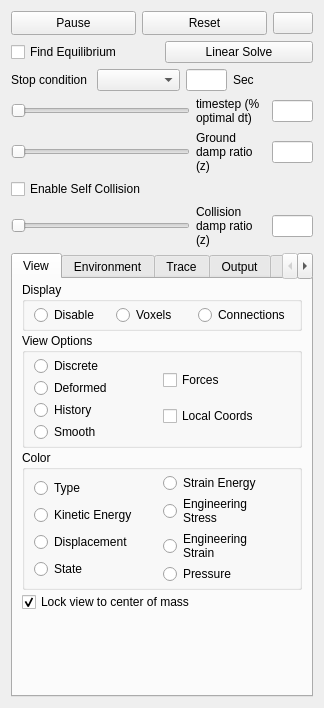
<?xml version="1.0" encoding="UTF-8"?>
<ui version="4.0">
 <class>PhysicsDialog</class>
 <widget class="QWidget" name="PhysicsDialog">
  <property name="geometry">
   <rect>
    <x>0</x>
    <y>0</y>
    <width>324</width>
    <height>708</height>
   </rect>
  </property>
  <property name="windowTitle">
   <string>Form</string>
  </property>
  <layout class="QVBoxLayout" name="verticalLayout_6">
   <item>
    <layout class="QHBoxLayout" name="horizontalLayout_6">
     <item>
      <widget class="QPushButton" name="PauseButton">
       <property name="minimumSize">
        <size>
         <width>0</width>
         <height>24</height>
        </size>
       </property>
       <property name="text">
        <string>Pause</string>
       </property>
      </widget>
     </item>
     <item>
      <widget class="QPushButton" name="ResetButton">
       <property name="minimumSize">
        <size>
         <width>0</width>
         <height>24</height>
        </size>
       </property>
       <property name="text">
        <string>Reset</string>
       </property>
      </widget>
     </item>
     <item>
      <widget class="QPushButton" name="RecordButton">
       <property name="sizePolicy">
        <sizepolicy hsizetype="Fixed" vsizetype="Fixed">
         <horstretch>0</horstretch>
         <verstretch>0</verstretch>
        </sizepolicy>
       </property>
       <property name="text">
        <string/>
       </property>
       <property name="icon">
        <iconset resource="../../VoxCad.qrc">
         <normaloff>:/Icons/assets/Icons/Record.png</normaloff>:/Icons/assets/Icons/Record.png</iconset>
       </property>
       <property name="checkable">
        <bool>true</bool>
       </property>
      </widget>
     </item>
    </layout>
   </item>
   <item>
    <layout class="QHBoxLayout" name="horizontalLayout_16">
     <item>
      <widget class="QCheckBox" name="UseEquilibriumCheck">
       <property name="toolTip">
        <string>Accelerates the simulation to find the equilibrium position quickly</string>
       </property>
       <property name="text">
        <string>Find Equilibrium</string>
       </property>
      </widget>
     </item>
     <item>
      <widget class="QPushButton" name="SolveButton">
       <property name="text">
        <string>Linear Solve</string>
       </property>
      </widget>
     </item>
    </layout>
   </item>
   <item>
    <layout class="QHBoxLayout" name="horizontalLayout_15">
     <item>
      <widget class="QLabel" name="label_11">
       <property name="sizePolicy">
        <sizepolicy hsizetype="Preferred" vsizetype="Preferred">
         <horstretch>0</horstretch>
         <verstretch>0</verstretch>
        </sizepolicy>
       </property>
       <property name="minimumSize">
        <size>
         <width>0</width>
         <height>0</height>
        </size>
       </property>
       <property name="maximumSize">
        <size>
         <width>80</width>
         <height>16777215</height>
        </size>
       </property>
       <property name="toolTip">
        <string>Percent of optimal timestep to run at. [0-1.0+]
Greater values speed up the simulation, but &gt;1.0
can be unstable.</string>
       </property>
       <property name="text">
        <string>Stop condition</string>
       </property>
       <property name="wordWrap">
        <bool>true</bool>
       </property>
      </widget>
     </item>
     <item>
      <widget class="QComboBox" name="StopSelectCombo">
       <property name="toolTip">
        <string>Sets a condition for auto-stopping the simulation</string>
       </property>
      </widget>
     </item>
     <item>
      <widget class="QLineEdit" name="StopValueEdit">
       <property name="enabled">
        <bool>true</bool>
       </property>
       <property name="sizePolicy">
        <sizepolicy hsizetype="Fixed" vsizetype="Fixed">
         <horstretch>0</horstretch>
         <verstretch>0</verstretch>
        </sizepolicy>
       </property>
       <property name="minimumSize">
        <size>
         <width>41</width>
         <height>0</height>
        </size>
       </property>
       <property name="maximumSize">
        <size>
         <width>41</width>
         <height>16777215</height>
        </size>
       </property>
       <property name="acceptDrops">
        <bool>false</bool>
       </property>
       <property name="toolTip">
        <string>The value of selected auto-stopping condition to trigger a stop.</string>
       </property>
      </widget>
     </item>
     <item>
      <widget class="QLabel" name="StopValueLabel">
       <property name="sizePolicy">
        <sizepolicy hsizetype="Preferred" vsizetype="Preferred">
         <horstretch>0</horstretch>
         <verstretch>0</verstretch>
        </sizepolicy>
       </property>
       <property name="minimumSize">
        <size>
         <width>0</width>
         <height>0</height>
        </size>
       </property>
       <property name="maximumSize">
        <size>
         <width>80</width>
         <height>16777215</height>
        </size>
       </property>
       <property name="toolTip">
        <string>Percent of optimal timestep to run at. [0-1.0+]
Greater values speed up the simulation, but &gt;1.0
can be unstable.</string>
       </property>
       <property name="text">
        <string>Sec</string>
       </property>
       <property name="wordWrap">
        <bool>true</bool>
       </property>
      </widget>
     </item>
    </layout>
   </item>
   <item>
    <layout class="QHBoxLayout" name="horizontalLayout_3">
     <item>
      <widget class="QSlider" name="dtSlider">
       <property name="sizePolicy">
        <sizepolicy hsizetype="Expanding" vsizetype="Fixed">
         <horstretch>0</horstretch>
         <verstretch>0</verstretch>
        </sizepolicy>
       </property>
       <property name="minimumSize">
        <size>
         <width>120</width>
         <height>0</height>
        </size>
       </property>
       <property name="toolTip">
        <string>Percent of optimal timestep to run at. [0-1.0+]
Greater values speed up the simulation, but &gt;1.0
can be unstable.</string>
       </property>
       <property name="maximum">
        <number>100</number>
       </property>
       <property name="singleStep">
        <number>1</number>
       </property>
       <property name="orientation">
        <enum>Qt::Horizontal</enum>
       </property>
      </widget>
     </item>
     <item>
      <widget class="QLabel" name="label">
       <property name="sizePolicy">
        <sizepolicy hsizetype="Preferred" vsizetype="Preferred">
         <horstretch>0</horstretch>
         <verstretch>0</verstretch>
        </sizepolicy>
       </property>
       <property name="minimumSize">
        <size>
         <width>70</width>
         <height>0</height>
        </size>
       </property>
       <property name="maximumSize">
        <size>
         <width>80</width>
         <height>16777215</height>
        </size>
       </property>
       <property name="toolTip">
        <string>Percent of optimal timestep to run at. [0-1.0+]
Greater values speed up the simulation, but &gt;1.0
can be unstable.</string>
       </property>
       <property name="text">
        <string>timestep (%  optimal dt)</string>
       </property>
       <property name="wordWrap">
        <bool>true</bool>
       </property>
      </widget>
     </item>
     <item>
      <widget class="QLineEdit" name="dtEdit">
       <property name="enabled">
        <bool>true</bool>
       </property>
       <property name="sizePolicy">
        <sizepolicy hsizetype="Fixed" vsizetype="Fixed">
         <horstretch>0</horstretch>
         <verstretch>0</verstretch>
        </sizepolicy>
       </property>
       <property name="minimumSize">
        <size>
         <width>41</width>
         <height>0</height>
        </size>
       </property>
       <property name="maximumSize">
        <size>
         <width>41</width>
         <height>16777215</height>
        </size>
       </property>
       <property name="acceptDrops">
        <bool>false</bool>
       </property>
       <property name="toolTip">
        <string>Percent of optimal timestep to run at. [0-1.0+]
Greater values speed up the simulation, but &gt;1.0
can be unstable.</string>
       </property>
      </widget>
     </item>
    </layout>
   </item>
   <item>
    <layout class="QHBoxLayout" name="horizontalLayout_9">
     <item>
      <widget class="QSlider" name="GNDDampSlider">
       <property name="sizePolicy">
        <sizepolicy hsizetype="Expanding" vsizetype="Fixed">
         <horstretch>0</horstretch>
         <verstretch>0</verstretch>
        </sizepolicy>
       </property>
       <property name="minimumSize">
        <size>
         <width>120</width>
         <height>0</height>
        </size>
       </property>
       <property name="toolTip">
        <string>Damping ratio relative to ground [0-0.1+].
0 represents a vacuum, larger values
represent a more viscous fluid environment.</string>
       </property>
       <property name="maximum">
        <number>100</number>
       </property>
       <property name="singleStep">
        <number>1</number>
       </property>
       <property name="orientation">
        <enum>Qt::Horizontal</enum>
       </property>
      </widget>
     </item>
     <item>
      <widget class="QLabel" name="label_9">
       <property name="minimumSize">
        <size>
         <width>70</width>
         <height>0</height>
        </size>
       </property>
       <property name="maximumSize">
        <size>
         <width>80</width>
         <height>16777215</height>
        </size>
       </property>
       <property name="toolTip">
        <string>Damping ratio relative to ground [0-0.1+].
0 represents a vacuum, larger values
represent a more viscous fluid environment.</string>
       </property>
       <property name="text">
        <string>Ground damp ratio (z)</string>
       </property>
       <property name="wordWrap">
        <bool>true</bool>
       </property>
       <property name="indent">
        <number>-2</number>
       </property>
      </widget>
     </item>
     <item>
      <widget class="QLineEdit" name="GNDDampEdit">
       <property name="enabled">
        <bool>true</bool>
       </property>
       <property name="sizePolicy">
        <sizepolicy hsizetype="Fixed" vsizetype="Fixed">
         <horstretch>0</horstretch>
         <verstretch>0</verstretch>
        </sizepolicy>
       </property>
       <property name="minimumSize">
        <size>
         <width>41</width>
         <height>0</height>
        </size>
       </property>
       <property name="maximumSize">
        <size>
         <width>41</width>
         <height>16777215</height>
        </size>
       </property>
       <property name="toolTip">
        <string>Damping ratio relative to ground [0-0.1+].
0 represents a vacuum, larger values
represent a more viscous fluid environment.</string>
       </property>
      </widget>
     </item>
    </layout>
   </item>
   <item>
    <widget class="QCheckBox" name="UseSelfColCheck">
     <property name="toolTip">
      <string>Prevents self penetration when enabled.</string>
     </property>
     <property name="text">
      <string>Enable Self Collision</string>
     </property>
    </widget>
   </item>
   <item>
    <layout class="QHBoxLayout" name="horizontalLayout_7">
     <item>
      <widget class="QSlider" name="ColDampSlider">
       <property name="sizePolicy">
        <sizepolicy hsizetype="Expanding" vsizetype="Fixed">
         <horstretch>0</horstretch>
         <verstretch>0</verstretch>
        </sizepolicy>
       </property>
       <property name="minimumSize">
        <size>
         <width>120</width>
         <height>0</height>
        </size>
       </property>
       <property name="toolTip">
        <string>Damping ratio of collisions [0-2+].
Low values make elastic (bouncy) collisions, higher values
make inelastic (dead) collisions. 1.0 is critically damped.</string>
       </property>
       <property name="maximum">
        <number>100</number>
       </property>
       <property name="singleStep">
        <number>1</number>
       </property>
       <property name="orientation">
        <enum>Qt::Horizontal</enum>
       </property>
      </widget>
     </item>
     <item>
      <widget class="QLabel" name="label_7">
       <property name="minimumSize">
        <size>
         <width>70</width>
         <height>0</height>
        </size>
       </property>
       <property name="maximumSize">
        <size>
         <width>70</width>
         <height>16777215</height>
        </size>
       </property>
       <property name="toolTip">
        <string>Damping ratio of collisions [0-2+].
Low values make elastic (bouncy) collisions, higher values
make inelastic (dead) collisions. 1.0 is critically damped.</string>
       </property>
       <property name="text">
        <string>Collision damp ratio (z)</string>
       </property>
       <property name="wordWrap">
        <bool>true</bool>
       </property>
       <property name="indent">
        <number>-2</number>
       </property>
      </widget>
     </item>
     <item>
      <widget class="QLineEdit" name="ColDampEdit">
       <property name="enabled">
        <bool>true</bool>
       </property>
       <property name="sizePolicy">
        <sizepolicy hsizetype="Fixed" vsizetype="Fixed">
         <horstretch>0</horstretch>
         <verstretch>0</verstretch>
        </sizepolicy>
       </property>
       <property name="minimumSize">
        <size>
         <width>41</width>
         <height>0</height>
        </size>
       </property>
       <property name="maximumSize">
        <size>
         <width>41</width>
         <height>16777215</height>
        </size>
       </property>
       <property name="toolTip">
        <string>Damping ratio of collisions [0-2+].
Low values make elastic (bouncy) collisions, higher values
make inelastic (dead) collisions. 1.0 is critically damped.</string>
       </property>
      </widget>
     </item>
    </layout>
   </item>
   <item>
    <widget class="QTabWidget" name="PhysTabWidget">
     <property name="toolTip">
      <string>Options</string>
     </property>
     <property name="tabPosition">
      <enum>QTabWidget::North</enum>
     </property>
     <property name="currentIndex">
      <number>0</number>
     </property>
     <widget class="QWidget" name="View">
      <attribute name="title">
       <string>View</string>
      </attribute>
      <layout class="QVBoxLayout" name="verticalLayout_11">
       <property name="spacing">
        <number>2</number>
       </property>
       <property name="topMargin">
        <number>3</number>
       </property>
       <property name="bottomMargin">
        <number>3</number>
       </property>
       <item>
        <widget class="QGroupBox" name="DisplayBox">
         <property name="title">
          <string>Display</string>
         </property>
         <layout class="QHBoxLayout" name="horizontalLayout_12">
          <property name="spacing">
           <number>2</number>
          </property>
          <property name="topMargin">
           <number>3</number>
          </property>
          <property name="bottomMargin">
           <number>3</number>
          </property>
          <item>
           <widget class="QRadioButton" name="DispDisableRadio">
            <property name="text">
             <string>Disable</string>
            </property>
           </widget>
          </item>
          <item>
           <widget class="QRadioButton" name="DispVoxelsRadio">
            <property name="text">
             <string>Voxels</string>
            </property>
           </widget>
          </item>
          <item>
           <widget class="QRadioButton" name="DispConnRadio">
            <property name="text">
             <string>Connections</string>
            </property>
           </widget>
          </item>
         </layout>
        </widget>
       </item>
       <item>
        <widget class="QGroupBox" name="ViewOptionsGroup">
         <property name="title">
          <string>View Options</string>
         </property>
         <layout class="QHBoxLayout" name="horizontalLayout_14">
          <property name="spacing">
           <number>2</number>
          </property>
          <property name="topMargin">
           <number>3</number>
          </property>
          <property name="bottomMargin">
           <number>3</number>
          </property>
          <item>
           <layout class="QVBoxLayout" name="verticalLayout_9">
            <item>
             <widget class="QRadioButton" name="ViewDiscreteRadio">
              <property name="text">
               <string>Discrete</string>
              </property>
             </widget>
            </item>
            <item>
             <widget class="QRadioButton" name="ViewDeformedRadio">
              <property name="text">
               <string>Deformed</string>
              </property>
             </widget>
            </item>
            <item>
             <widget class="QRadioButton" name="ViewHistoryRadio">
              <property name="text">
               <string>History</string>
              </property>
             </widget>
            </item>
            <item>
             <widget class="QRadioButton" name="ViewSmoothRadio">
              <property name="text">
               <string>Smooth</string>
              </property>
             </widget>
            </item>
           </layout>
          </item>
          <item>
           <layout class="QVBoxLayout" name="verticalLayout_7">
            <item>
             <widget class="QCheckBox" name="ForcesCheck">
              <property name="toolTip">
               <string>Internal forces (currently disabled)</string>
              </property>
              <property name="text">
               <string>Forces</string>
              </property>
             </widget>
            </item>
            <item>
             <widget class="QCheckBox" name="LocalCoordCheck">
              <property name="toolTip">
               <string>Origin and axes of each voxel.</string>
              </property>
              <property name="text">
               <string>Local Coords</string>
              </property>
             </widget>
            </item>
           </layout>
          </item>
         </layout>
        </widget>
       </item>
       <item>
        <widget class="QGroupBox" name="ColorGroup">
         <property name="title">
          <string>Color</string>
         </property>
         <layout class="QHBoxLayout" name="horizontalLayout_11">
          <property name="spacing">
           <number>2</number>
          </property>
          <property name="topMargin">
           <number>3</number>
          </property>
          <property name="bottomMargin">
           <number>3</number>
          </property>
          <item>
           <layout class="QVBoxLayout" name="verticalLayout_10">
            <item>
             <widget class="QRadioButton" name="TypeRadio">
              <property name="toolTip">
               <string>Material color</string>
              </property>
              <property name="text">
               <string>Type</string>
              </property>
             </widget>
            </item>
            <item>
             <widget class="QRadioButton" name="KineticERadio">
              <property name="toolTip">
               <string>Internal material strain</string>
              </property>
              <property name="text">
               <string>Kinetic Energy</string>
              </property>
             </widget>
            </item>
            <item>
             <widget class="QRadioButton" name="DisplacementRadio">
              <property name="toolTip">
               <string>Distance from starting point of each voxel</string>
              </property>
              <property name="text">
               <string>Displacement</string>
              </property>
             </widget>
            </item>
            <item>
             <widget class="QRadioButton" name="StateRadio">
              <property name="toolTip">
               <string>White is unyielded, yellow is yielded, red is broken.</string>
              </property>
              <property name="text">
               <string>State</string>
              </property>
             </widget>
            </item>
           </layout>
          </item>
          <item>
           <layout class="QVBoxLayout" name="verticalLayout_8">
            <property name="spacing">
             <number>1</number>
            </property>
            <item>
             <widget class="QRadioButton" name="StrainERadio">
              <property name="toolTip">
               <string>Internal material strain</string>
              </property>
              <property name="text">
               <string>Strain Energy</string>
              </property>
             </widget>
            </item>
            <item>
             <widget class="QRadioButton" name="StressRadio">
              <property name="toolTip">
               <string>Internal material stress</string>
              </property>
              <property name="text">
               <string>Engineering
Stress</string>
              </property>
             </widget>
            </item>
            <item>
             <widget class="QRadioButton" name="StrainRadio">
              <property name="toolTip">
               <string>Internal material strain</string>
              </property>
              <property name="text">
               <string>Engineering
Strain</string>
              </property>
             </widget>
            </item>
            <item>
             <widget class="QRadioButton" name="PressureRadio">
              <property name="text">
               <string>Pressure</string>
              </property>
             </widget>
            </item>
           </layout>
          </item>
         </layout>
        </widget>
       </item>
       <item>
        <widget class="QCheckBox" name="CoMCheck">
         <property name="text">
          <string>Lock view to center of mass</string>
         </property>
         <property name="checked">
          <bool>true</bool>
         </property>
        </widget>
       </item>
       <item>
        <spacer name="verticalSpacer_2">
         <property name="orientation">
          <enum>Qt::Vertical</enum>
         </property>
         <property name="sizeHint" stdset="0">
          <size>
           <width>20</width>
           <height>40</height>
          </size>
         </property>
        </spacer>
       </item>
      </layout>
     </widget>
     <widget class="QWidget" name="Environment">
      <attribute name="title">
       <string>Environment</string>
      </attribute>
      <layout class="QVBoxLayout" name="verticalLayout_5">
       <property name="spacing">
        <number>2</number>
       </property>
       <property name="topMargin">
        <number>3</number>
       </property>
       <property name="bottomMargin">
        <number>3</number>
       </property>
       <item>
        <widget class="QCheckBox" name="UseTempCheck">
         <property name="toolTip">
          <string>Enables temperature changes.
Affects the size of each voxel according to its CTE.</string>
         </property>
         <property name="text">
          <string>Enable Temperature</string>
         </property>
        </widget>
       </item>
       <item>
        <layout class="QHBoxLayout" name="horizontalLayout_4">
         <item>
          <widget class="QSlider" name="TempSlider">
           <property name="toolTip">
            <string>Current environment temperature.
Base (no expansion) is 25°.</string>
           </property>
           <property name="maximum">
            <number>100</number>
           </property>
           <property name="singleStep">
            <number>1</number>
           </property>
           <property name="orientation">
            <enum>Qt::Horizontal</enum>
           </property>
          </widget>
         </item>
         <item>
          <widget class="QLabel" name="label_5">
           <property name="text">
            <string>Temp (°C)</string>
           </property>
          </widget>
         </item>
         <item>
          <widget class="QLineEdit" name="TempEdit">
           <property name="enabled">
            <bool>true</bool>
           </property>
           <property name="sizePolicy">
            <sizepolicy hsizetype="Fixed" vsizetype="Fixed">
             <horstretch>0</horstretch>
             <verstretch>0</verstretch>
            </sizepolicy>
           </property>
           <property name="minimumSize">
            <size>
             <width>41</width>
             <height>0</height>
            </size>
           </property>
           <property name="maximumSize">
            <size>
             <width>41</width>
             <height>16777215</height>
            </size>
           </property>
          </widget>
         </item>
        </layout>
       </item>
       <item>
        <widget class="QCheckBox" name="VaryTempCheck">
         <property name="toolTip">
          <string>Periodically varies the environment temperature when enabled.</string>
         </property>
         <property name="text">
          <string>Vary Temperature</string>
         </property>
        </widget>
       </item>
       <item>
        <layout class="QHBoxLayout" name="horizontalLayout_8">
         <item>
          <widget class="QSlider" name="TempPerSlider">
           <property name="toolTip">
            <string>Period of temperature variation in environment.</string>
           </property>
           <property name="maximum">
            <number>100</number>
           </property>
           <property name="singleStep">
            <number>1</number>
           </property>
           <property name="orientation">
            <enum>Qt::Horizontal</enum>
           </property>
          </widget>
         </item>
         <item>
          <widget class="QLabel" name="label_8">
           <property name="text">
            <string>Period (sec)</string>
           </property>
          </widget>
         </item>
         <item>
          <widget class="QLineEdit" name="TempPerEdit">
           <property name="enabled">
            <bool>true</bool>
           </property>
           <property name="sizePolicy">
            <sizepolicy hsizetype="Fixed" vsizetype="Fixed">
             <horstretch>0</horstretch>
             <verstretch>0</verstretch>
            </sizepolicy>
           </property>
           <property name="minimumSize">
            <size>
             <width>41</width>
             <height>0</height>
            </size>
           </property>
           <property name="maximumSize">
            <size>
             <width>41</width>
             <height>16777215</height>
            </size>
           </property>
          </widget>
         </item>
        </layout>
       </item>
       <item>
        <widget class="QCheckBox" name="UseGravCheck">
         <property name="toolTip">
          <string>Enables gravitational acceleration.</string>
         </property>
         <property name="text">
          <string>Enable Gravity</string>
         </property>
        </widget>
       </item>
       <item>
        <layout class="QHBoxLayout" name="horizontalLayout_5">
         <item>
          <widget class="QSlider" name="GravSlider">
           <property name="toolTip">
            <string>Gravitational acceleration (9.81 for earth).</string>
           </property>
           <property name="maximum">
            <number>100</number>
           </property>
           <property name="singleStep">
            <number>1</number>
           </property>
           <property name="orientation">
            <enum>Qt::Horizontal</enum>
           </property>
          </widget>
         </item>
         <item>
          <widget class="QLabel" name="label_6">
           <property name="text">
            <string>Grav (m/s²)</string>
           </property>
          </widget>
         </item>
         <item>
          <widget class="QLineEdit" name="GravEdit">
           <property name="enabled">
            <bool>true</bool>
           </property>
           <property name="sizePolicy">
            <sizepolicy hsizetype="Fixed" vsizetype="Fixed">
             <horstretch>0</horstretch>
             <verstretch>0</verstretch>
            </sizepolicy>
           </property>
           <property name="minimumSize">
            <size>
             <width>41</width>
             <height>0</height>
            </size>
           </property>
           <property name="maximumSize">
            <size>
             <width>41</width>
             <height>16777215</height>
            </size>
           </property>
          </widget>
         </item>
        </layout>
       </item>
       <item>
        <widget class="QCheckBox" name="UseFloorCheck">
         <property name="toolTip">
          <string>Enables a flat floor.</string>
         </property>
         <property name="text">
          <string>Enable Floor</string>
         </property>
        </widget>
       </item>
       <item>
        <spacer name="verticalSpacer">
         <property name="orientation">
          <enum>Qt::Vertical</enum>
         </property>
         <property name="sizeHint" stdset="0">
          <size>
           <width>20</width>
           <height>191</height>
          </size>
         </property>
        </spacer>
       </item>
      </layout>
     </widget>
     <widget class="QWidget" name="Trace">
      <attribute name="title">
       <string>Trace</string>
      </attribute>
      <layout class="QVBoxLayout" name="verticalLayout_3">
       <item>
        <layout class="QHBoxLayout" name="horizontalLayout_2">
         <item>
          <layout class="QVBoxLayout" name="verticalLayout_2">
           <item>
            <widget class="QComboBox" name="VariableCombo"/>
           </item>
           <item>
            <widget class="QLabel" name="label_2">
             <property name="text">
              <string>Plot Variable</string>
             </property>
            </widget>
           </item>
          </layout>
         </item>
         <item>
          <layout class="QVBoxLayout" name="verticalLayout">
           <item>
            <widget class="QComboBox" name="DirectionCombo"/>
           </item>
           <item>
            <widget class="QLabel" name="label_3">
             <property name="text">
              <string>Plot Direction</string>
             </property>
            </widget>
           </item>
          </layout>
         </item>
        </layout>
       </item>
       <item>
        <layout class="QHBoxLayout" name="horizontalLayout_10">
         <item>
          <spacer name="horizontalSpacer">
           <property name="orientation">
            <enum>Qt::Horizontal</enum>
           </property>
           <property name="sizeHint" stdset="0">
            <size>
             <width>40</width>
             <height>20</height>
            </size>
           </property>
          </spacer>
         </item>
         <item>
          <widget class="QCheckBox" name="LogEachCheck">
           <property name="text">
            <string>Log Every</string>
           </property>
          </widget>
         </item>
         <item>
          <widget class="QPushButton" name="SaveDataButton">
           <property name="text">
            <string>Save Data</string>
           </property>
          </widget>
         </item>
        </layout>
       </item>
      </layout>
     </widget>
     <widget class="QWidget" name="Output">
      <attribute name="title">
       <string>Output</string>
      </attribute>
      <layout class="QVBoxLayout" name="verticalLayout_4">
       <item>
        <widget class="QTextEdit" name="OutText"/>
       </item>
      </layout>
     </widget>
     <widget class="QWidget" name="Other">
      <attribute name="title">
       <string>Other</string>
      </attribute>
      <layout class="QVBoxLayout" name="verticalLayout_12">
       <property name="spacing">
        <number>1</number>
       </property>
       <property name="leftMargin">
        <number>6</number>
       </property>
       <property name="topMargin">
        <number>3</number>
       </property>
       <property name="rightMargin">
        <number>6</number>
       </property>
       <property name="bottomMargin">
        <number>3</number>
       </property>
       <item>
        <layout class="QHBoxLayout" name="horizontalLayout">
         <item>
          <widget class="QSlider" name="BondDampSlider">
           <property name="sizePolicy">
            <sizepolicy hsizetype="Expanding" vsizetype="Fixed">
             <horstretch>0</horstretch>
             <verstretch>0</verstretch>
            </sizepolicy>
           </property>
           <property name="minimumSize">
            <size>
             <width>80</width>
             <height>0</height>
            </size>
           </property>
           <property name="toolTip">
            <string>Bulk material damping. [0-1.0]
Small values are more jiggly. 0.0 represents no damping
and is unstable, 1.0 is critical damping.</string>
           </property>
           <property name="maximum">
            <number>100</number>
           </property>
           <property name="singleStep">
            <number>1</number>
           </property>
           <property name="orientation">
            <enum>Qt::Horizontal</enum>
           </property>
          </widget>
         </item>
         <item>
          <widget class="QLabel" name="label_4">
           <property name="minimumSize">
            <size>
             <width>50</width>
             <height>0</height>
            </size>
           </property>
           <property name="maximumSize">
            <size>
             <width>50</width>
             <height>16777215</height>
            </size>
           </property>
           <property name="toolTip">
            <string>Bulk material damping. [0-1.0]
Small values are more jiggly. 0.0 represents no damping
and is unstable, 1.0 is critical damping.</string>
           </property>
           <property name="text">
            <string>Bulk damp ratio (z)</string>
           </property>
           <property name="wordWrap">
            <bool>true</bool>
           </property>
           <property name="indent">
            <number>-2</number>
           </property>
          </widget>
         </item>
         <item>
          <widget class="QLineEdit" name="BondDampEdit">
           <property name="enabled">
            <bool>true</bool>
           </property>
           <property name="sizePolicy">
            <sizepolicy hsizetype="Fixed" vsizetype="Fixed">
             <horstretch>0</horstretch>
             <verstretch>0</verstretch>
            </sizepolicy>
           </property>
           <property name="minimumSize">
            <size>
             <width>41</width>
             <height>0</height>
            </size>
           </property>
           <property name="maximumSize">
            <size>
             <width>41</width>
             <height>16777215</height>
            </size>
           </property>
           <property name="toolTip">
            <string>Bulk material damping. [0-1.0]
Small values are more jiggly. 0.0 represents no damping
and is unstable, 1.0 is critical damping.</string>
           </property>
          </widget>
         </item>
        </layout>
       </item>
       <item>
        <widget class="QCheckBox" name="UseMaxVelLimitCheck">
         <property name="toolTip">
          <string>Enforces a maximum velocity when enabled (rarely used).
Useful for highly unstable scenarios.</string>
         </property>
         <property name="text">
          <string>Enable Velocity Limit</string>
         </property>
        </widget>
       </item>
       <item>
        <layout class="QHBoxLayout" name="horizontalLayout_13">
         <item>
          <widget class="QSlider" name="MaxVelLimitSlider">
           <property name="sizePolicy">
            <sizepolicy hsizetype="Expanding" vsizetype="Fixed">
             <horstretch>0</horstretch>
             <verstretch>0</verstretch>
            </sizepolicy>
           </property>
           <property name="minimumSize">
            <size>
             <width>120</width>
             <height>0</height>
            </size>
           </property>
           <property name="toolTip">
            <string>Maximum voxel velocity.</string>
           </property>
           <property name="maximum">
            <number>100</number>
           </property>
           <property name="singleStep">
            <number>1</number>
           </property>
           <property name="orientation">
            <enum>Qt::Horizontal</enum>
           </property>
          </widget>
         </item>
         <item>
          <widget class="QLabel" name="label_10">
           <property name="minimumSize">
            <size>
             <width>70</width>
             <height>0</height>
            </size>
           </property>
           <property name="maximumSize">
            <size>
             <width>70</width>
             <height>16777215</height>
            </size>
           </property>
           <property name="text">
            <string>Maximum Voxel Velocity</string>
           </property>
           <property name="wordWrap">
            <bool>true</bool>
           </property>
           <property name="indent">
            <number>-2</number>
           </property>
          </widget>
         </item>
        </layout>
       </item>
       <item>
        <widget class="QCheckBox" name="UseVolumeEffectsCheck">
         <property name="text">
          <string>Enable Volume Effects</string>
         </property>
        </widget>
       </item>
       <item>
        <spacer name="verticalSpacer_3">
         <property name="orientation">
          <enum>Qt::Vertical</enum>
         </property>
         <property name="sizeHint" stdset="0">
          <size>
           <width>20</width>
           <height>363</height>
          </size>
         </property>
        </spacer>
       </item>
      </layout>
     </widget>
    </widget>
   </item>
  </layout>
 </widget>
 <resources>
  <include location="../../VoxCad.qrc"/>
 </resources>
 <connections/>
</ui>
